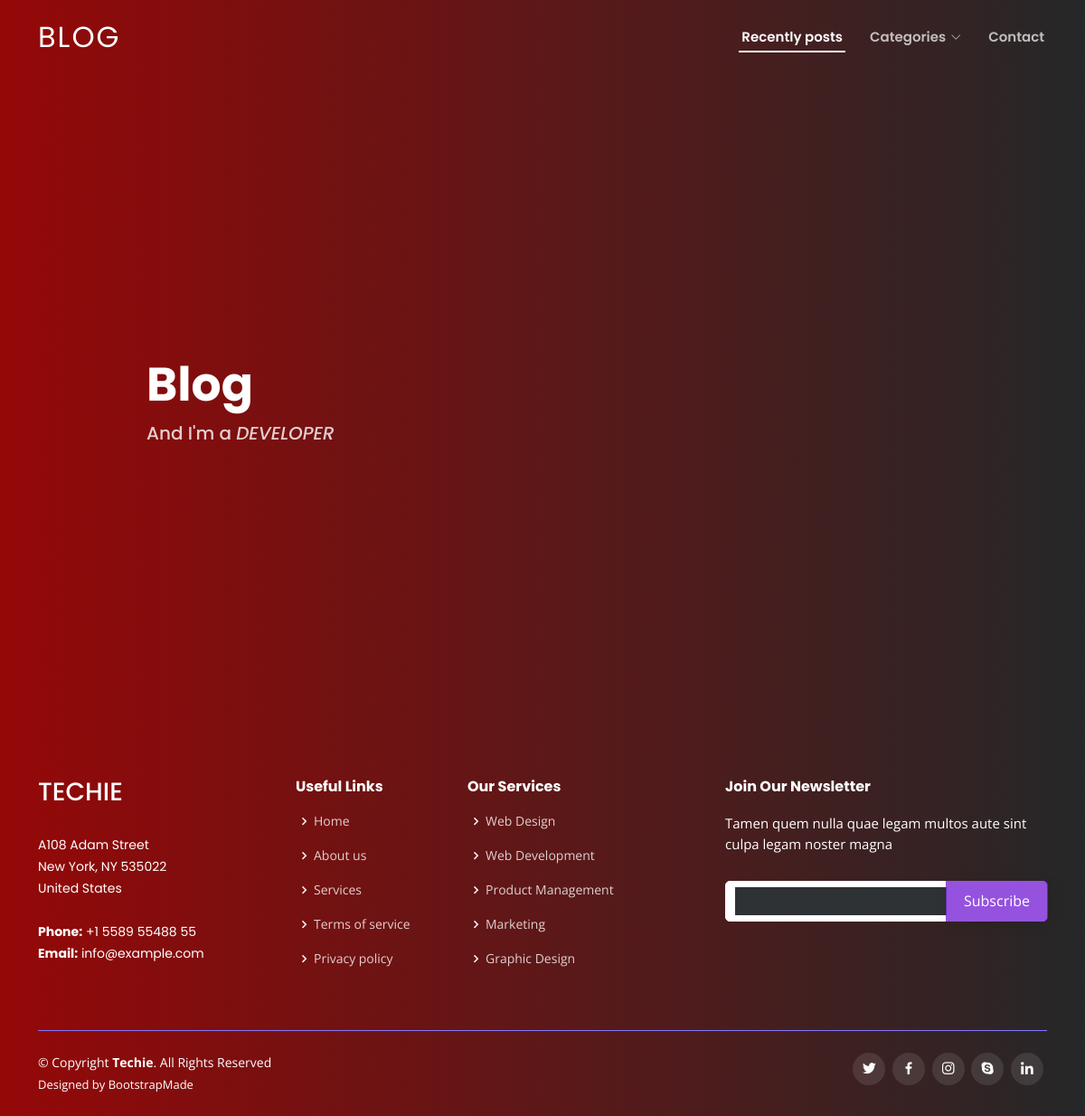
The app's page /categories/subcategory/10, older data.
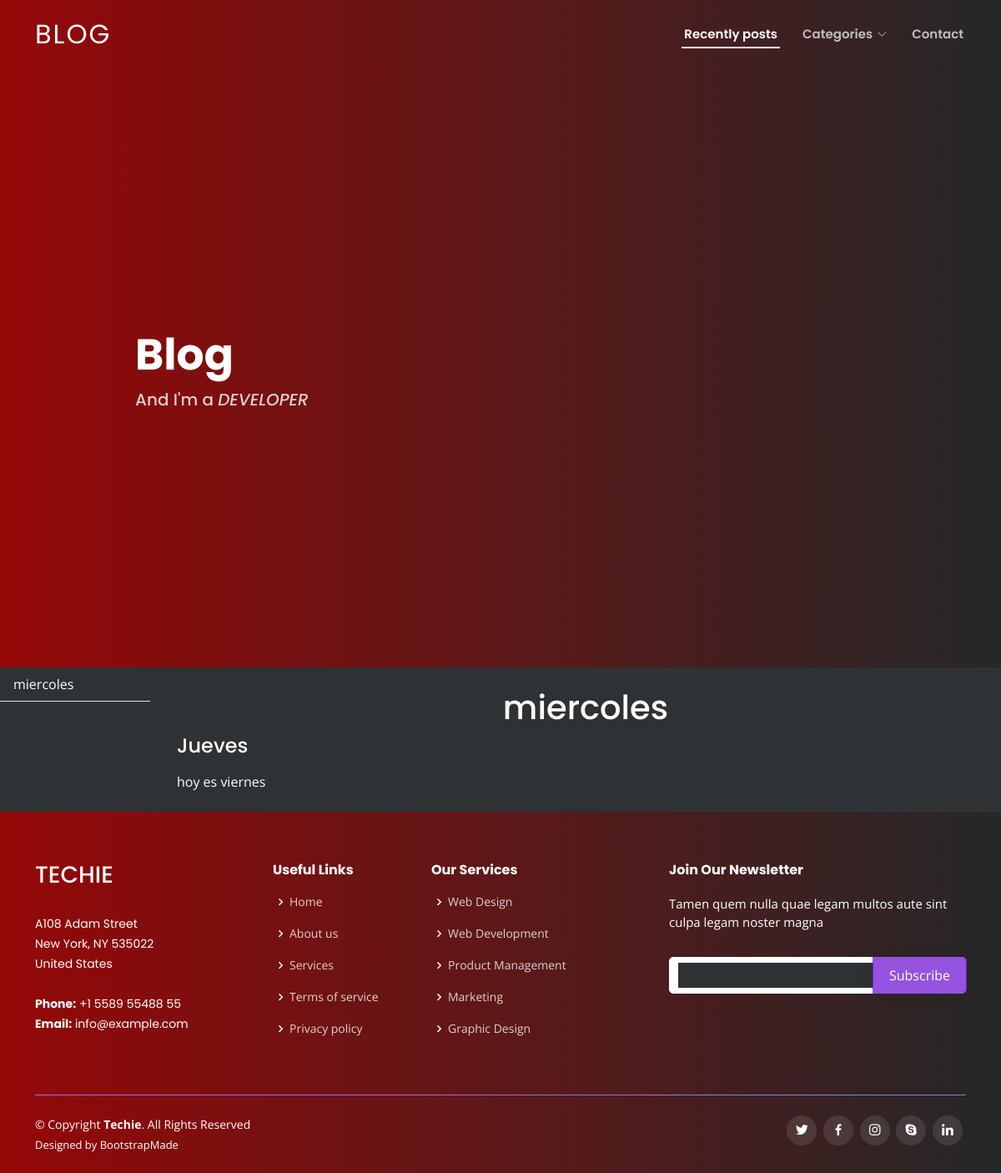
The same page, newer data.
### dashboard/blog/models.py (models this page shows, shortened)
class Posts(models.Model):
    name = models.CharField(max_length=100, unique=True)
    subcategory = models.ForeignKey(SubCategories, on_delete=models.CASCADE, related_name='posts', blank=True)
    fecha_creacion = models.DateTimeField(auto_now_add=True)

class Titulos(models.Model):
    contenido = models.CharField(max_length=255, blank=True, null=True)
    color = models.CharField(max_length=255, blank=True, null=True)
    fecha_creacion = models.DateTimeField(auto_now_add=True)
    post = models.ForeignKey(Posts, on_delete=models.CASCADE, related_name='titulos')
    def get_seccion_tipo(self):
        return 'titulo'

class Textos(models.Model):
    contenido = models.TextField(blank=True, null=True)
    color = models.CharField(max_length=255, blank=True, null=True)
    fecha_creacion = models.DateTimeField(auto_now_add=True)
    post = models.ForeignKey(Posts, on_delete=models.CASCADE, related_name='textos')
    def get_seccion_tipo(self):
        return 'texto'

### app/views.py (the view)
# urls.py: path('categories/subcategory/<int:subcategory_id>', views.posts, name='posts'),
def posts(request, subcategory_id=None):
    try:
        posts = Posts.objects.filter(subcategory__id=subcategory_id)
        categories = Categories.objects.all()
        for post in posts:
            titulos = Titulos.objects.filter(post=post).order_by('fecha_creacion')
            textos = Textos.objects.filter(post=post).order_by('fecha_creacion')
            codigos = Codigos.objects.filter(post=post).order_by('fecha_creacion')
            imagenes = Imagenes.objects.filter(post=post).order_by('fecha_creacion')
            elementos_post = []
            for codigo in codigos:
                original_contenido = codigo.contenido
                lexer = get_lexer_by_name(codigo.lenguaje, stripall=True)
                formatter = MyHtmlFormatter(linenos=False, cssclass="code")
                highlighted_code = highlight(original_contenido, lexer, formatter)
                codigo.contenido = markdown(highlighted_code, extensions=['fenced_code'])
            elementos_post.extend(titulos)
            elementos_post.extend(textos)
            elementos_post.extend(codigos)
            elementos_post.extend(imagenes)
            elementos_post = sorted(elementos_post, key=lambda x: x.fecha_creacion)
            post.elementos = elementos_post
    except Categories.DoesNotExist:
        messages.error(request, 'Category not found.')
        return redirect('blog')
    return render(request, 'app/posts/index.html', {
        'categories': categories,
        'posts': posts,
    })

### templates/app/posts/index.html (shortened to what this page needs)
{% extends "app/base.html" %}
{% block content %}
<div class="row">
    <div class="col-md-2 background-posts">
        <div class="sidebar">
            <ul class="list-group list-group-flush">
                {% for post in posts %}
                    <li class="list-group-item sidebar-post mb-2 background-posts font-white" data-toggle="collapse" data-target="#post{{ loop.index }}">
                        {{ post.name }}
                    </li>
                {% endfor %}
            </ul>
        </div>
    </div>
    <div class="col-md-10 background-posts">
        {% for post in posts %}
            <div class="post-content my-4 mx-2">
                <h1 class="text-center">{{ post.name }}</h1>
                {% for elemento in post.elementos %}
                    {% if elemento.get_seccion_tipo == 'titulo' %}
                        <h4>{{ elemento.contenido }}</h4>
                    {% elif elemento.get_seccion_tipo == 'texto' %}
                        <p class="text-justify">{{ elemento.contenido|linebreaks }}</p>
                    {% elif elemento.get_seccion_tipo == 'imagen' %}
                        <img class="img-fluid" src="{{ elemento.archivo.url }}" alt="{{ elemento.nombre }}">
                    {% endif %}
                {% endfor %}
            </div>
        {% endfor %}
    </div>
</div>
{% endblock %}

Row changes from the older to the newer data that the page shows:
added Posts: name "miercoles"
added Titulos: contenido "Jueves"
added Textos: contenido "hoy es viernes"
